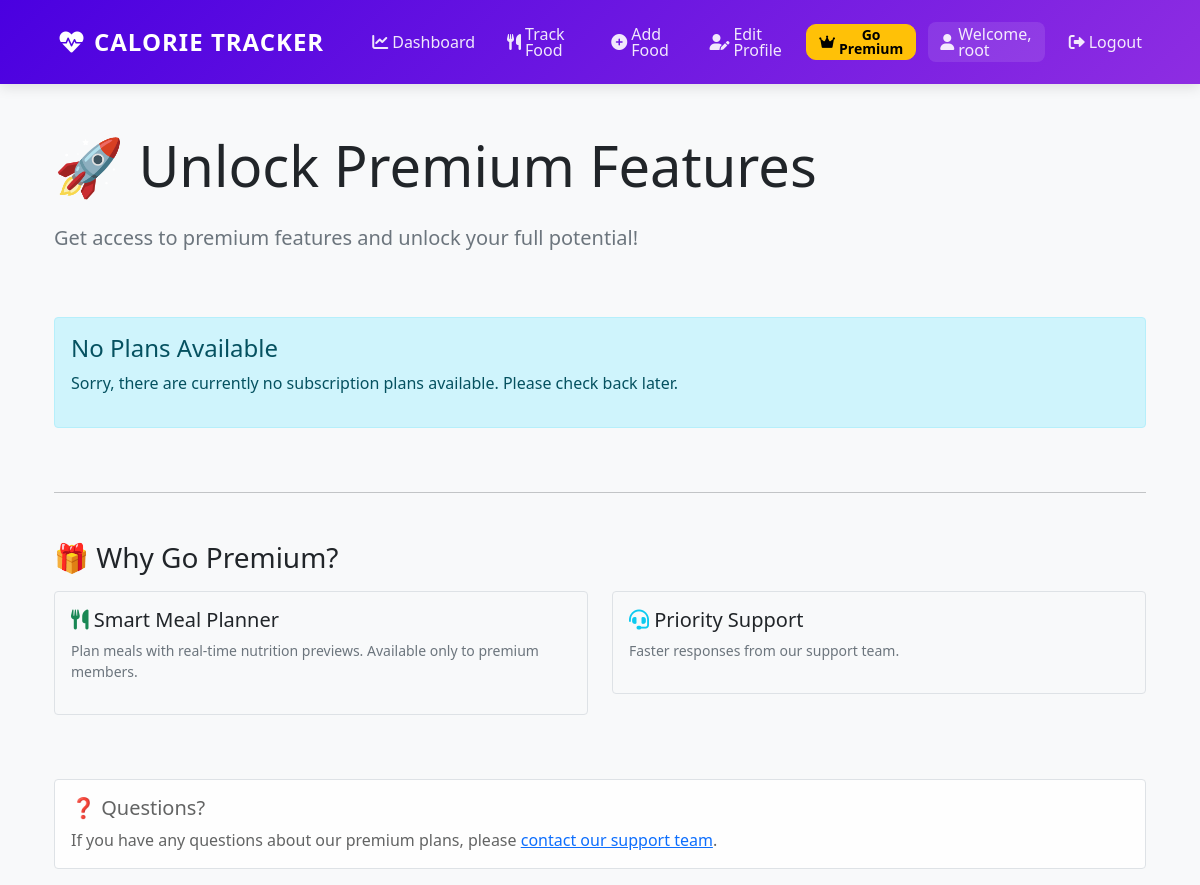
/subscription/plans/ (signed in), run on an earlier commit of the app's database.
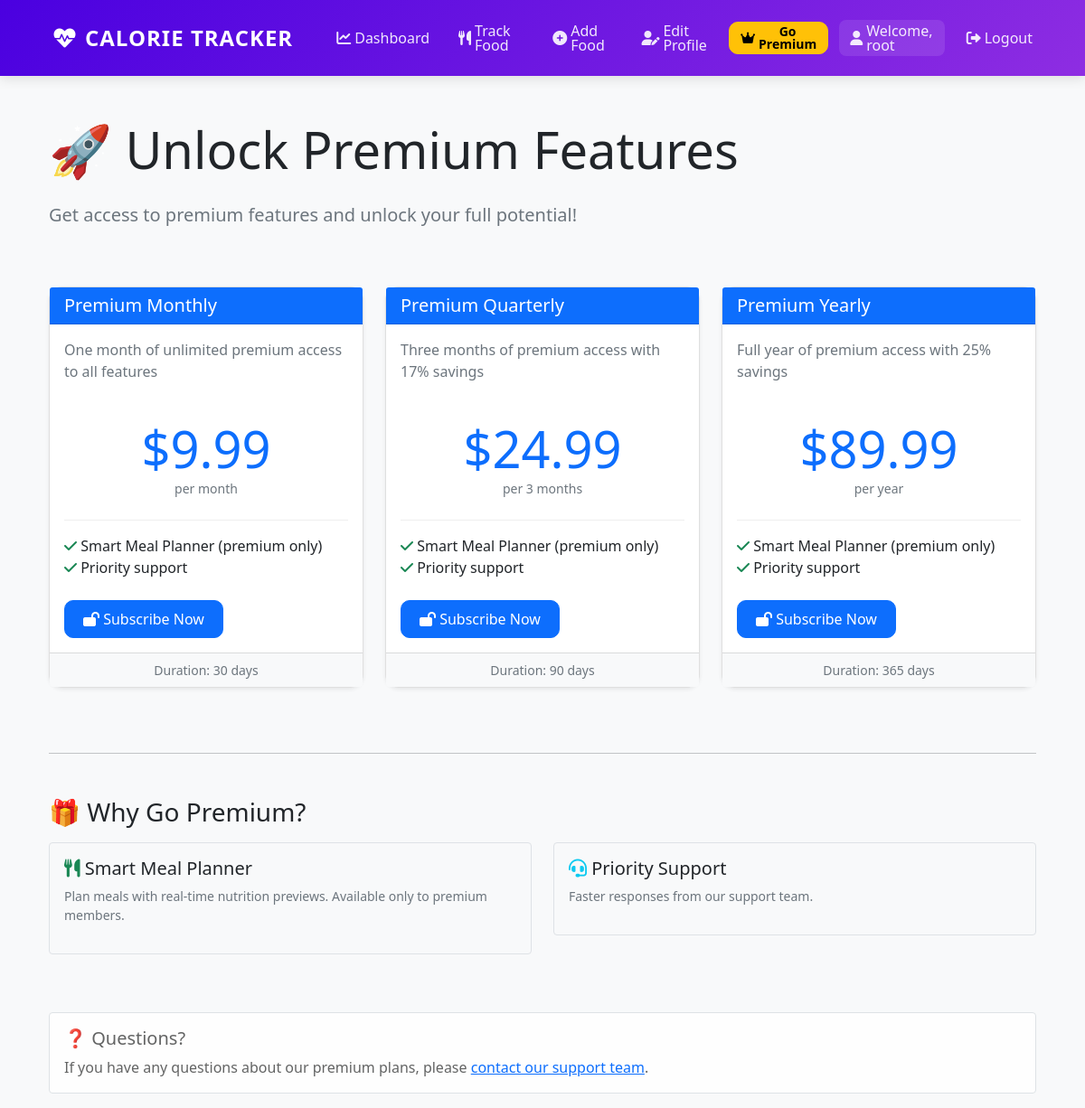
And on a later commit of the database.
### myapp/models.py (models this page shows, shortened)
class SubscriptionPlan(models.Model):
    PLAN_DURATIONS = [
        ('monthly', 'Monthly - $9.99/month'),
        ('quarterly', 'Quarterly - $24.99/3 months'),
        ('yearly', 'Yearly - $89.99/year'),
    ]
    name = models.CharField(max_length=100, unique=True)  # e.g., "Premium Monthly"
    description = models.TextField()
    duration = models.CharField(max_length=20, choices=PLAN_DURATIONS)
    price = models.DecimalField(max_digits=10, decimal_places=2)  # Price in USD
    stripe_price_id = models.CharField(max_length=255, blank=True)  # Stripe Price ID
    duration_days = models.IntegerField()  # Number of days subscription lasts
    is_active = models.BooleanField(default=True)
    created_at = models.DateTimeField(auto_now_add=True)
    updated_at = models.DateTimeField(auto_now=True)
    class Meta:
        ordering = ['duration_days', 'price']

### myapp/views.py (the view)
# urls.py: path('subscription/plans/', views.subscription_plans, name='subscription_plans'),
@login_required
def subscription_plans(request):
    plans = SubscriptionPlan.objects.filter(is_active=True).order_by('duration_days')
    user_profile = request.user.userprofile
    context = {
        'plans': plans,
        'user_premium': user_profile.is_premium_active(),
        'premium_until': user_profile.premium_until,
        'stripe_public_key': settings.STRIPE_PUBLIC_KEY,
    }
    return render(request, 'myapp/subscription_plans.html', context)

### myapp/models.py (called while the page is built)
    def is_premium_active(self):
        if self.is_premium and self.premium_until:
            return timezone.now() < self.premium_until
        return False

### myapp/templates/myapp/subscription_plans.html (shortened to what this page needs)
{% extends 'myapp/base.html' %}
{% load static %}
{% block content %}
<div class="container mt-5">
    <div class="row mb-5">
        <div class="col-md-12">
            <h1 class="display-4 mb-4">🚀 Unlock Premium Features</h1>
            {% if user_premium %}
                <div class="alert alert-success" role="alert">
                    <h4 class="alert-heading">✅ You're a Premium Member!</h4>
                    <p>Your premium subscription is active until <strong>{{ premium_until|date:"F d, Y" }}</strong></p>
                    <hr>
                    <p class="mb-0">
                        <a href="{% url 'subscription_status' %}" class="btn btn-sm btn-info">View Subscription Details</a>
                        <a href="{% url 'cancel_subscription' %}" class="btn btn-sm btn-danger">Cancel Subscription</a>
                    </p>
                </div>
            {% else %}
                <p class="lead text-muted">Get access to premium features and unlock your full potential!</p>
            {% endif %}
        </div>
    </div>
    <div class="row">
        {% for plan in plans %}
        <div class="col-md-4 mb-4">
            <div class="card h-100 shadow-sm">
                <div class="card-header bg-primary text-white">
                    <h5 class="card-title mb-0">{{ plan.name }}</h5>
                </div>
                <div class="card-body d-flex flex-column">
                    <p class="card-text text-muted">{{ plan.description }}</p>
                    <div class="pricing-section mb-3">
                        <div class="price-amount display-4 text-primary">${{ plan.price }}</div>
                        <div class="price-duration text-muted small">
                            {% if plan.duration == 'monthly' %}
                                per month
                            {% elif plan.duration == 'quarterly' %}
                                per 3 months
                            {% else %}
                                per year
                            {% endif %}
                        </div>
                    </div>
                    <ul class="list-unstyled mb-4">
                        <li><i class="fas fa-check text-success"></i> Smart Meal Planner (premium only)</li>
                        <li><i class="fas fa-check text-success"></i> Priority support</li>
                    </ul>
                    <div class="mt-auto">
                        {% if user_premium %}
                            <button class="btn btn-outline-secondary btn-block" disabled>
                                Already Premium
                            </button>
                        {% else %}
                            <form method="post" action="{% url 'create_checkout' plan.id %}" style="display: inline-block; width: 100%;">
                                <button type="submit" class="btn btn-primary btn-block">
                                    <i class="fas fa-lock-open"></i> Subscribe Now
                                </button>
                            </form>
                        {% endif %}
                    </div>
                </div>
                <div class="card-footer bg-light text-center text-muted small">
                    Duration: {{ plan.duration_days }} days
                </div>
            </div>
        </div>
        {% empty %}
        <div class="col-md-12">
            <div class="alert alert-info" role="alert">
                <h4 class="alert-heading">No Plans Available</h4>
                <p>Sorry, there are currently no subscription plans available. Please check back later.</p>
            </div>
        </div>
        {% endfor %}
    </div>
    <hr class="my-5">
    <div class="row">
        <div class="col-md-12">
            <h3>🎁 Why Go Premium?</h3>
            <div class="row mt-3">
                <div class="col-md-6 mb-3">
                    <div class="feature-box p-3 border rounded">
                        <h5><i class="fas fa-utensils text-success"></i> Smart Meal Planner</h5>
                        <p class="text-muted small">Plan meals with real-time nutrition previews. Available only to premium members.</p>
                    </div>
                </div>
                <div class="col-md-6 mb-3">
                    <div class="feature-box p-3 border rounded">
                        <h5><i class="fas fa-headset text-info"></i> Priority Support</h5>
                        <p class="text-muted small">Faster responses from our support team.</p>
                    </div>
                </div>
            </div>
        </div>
    </div>
    <div class="row mt-5">
        <div class="col-md-12">
            <div class="alert alert-light border" role="alert">
                <h5>❓ Questions?</h5>
                <p class="mb-0">If you have any questions about our premium plans, please <a href="#">contact our support team</a>.</p>
            </div>
        </div>
    </div>
</div>
{% endblock %}

### myapp/templates/myapp/base.html (shortened to what this page needs)
<!DOCTYPE html>
<html lang="en">
<head>
    <link href="https://cdn.jsdelivr.net/npm/bootstrap@5.1.3/dist/css/bootstrap.min.css" rel="stylesheet">
    <link rel="stylesheet" href="https://cdnjs.cloudflare.com/ajax/libs/font-awesome/6.0.0/css/all.min.css">
</head>
<body>
    <div class="container-fluid px-0">
        <nav class="navbar navbar-expand-lg navbar-dark">
            <div class="container">
                <a class="navbar-brand" href="{% url 'dashboard' %}">
                    <i class="fas fa-heart-pulse"></i>
                    Calorie Tracker
                </a>
                <div class="collapse navbar-collapse" id="navbarNav">
                    <ul class="navbar-nav ms-auto">
                        {% if user.is_authenticated %}
                        <li class="nav-item">
                            <a class="nav-link {% if request.path == '/' %}active{% endif %}" href="{% url 'dashboard' %}">
                                <i class="fas fa-chart-line me-1"></i> Dashboard
                            </a>
                        </li>
                        <li class="nav-item">
                            <a class="nav-link {% if request.path == '/track/' %}active{% endif %}" href="{% url 'index' %}">
                                <i class="fas fa-utensils me-1"></i> Track Food
                            </a>
                        </li>
                        <li class="nav-item">
                            <a class="nav-link" href="{% url 'add_food' %}">
                                <i class="fas fa-plus-circle me-1"></i> Add Food
                            </a>
                        </li>
                        <li class="nav-item">
                            <a class="nav-link" href="{% url 'edit_profile' %}">
                                <i class="fas fa-user-edit me-1"></i> Edit Profile
                            </a>
                        </li>
                        <li class="nav-item">
                            {% if user.userprofile.is_premium_active %}
                                <span class="nav-link" style="background: linear-gradient(135deg, #FFD700 0%, #FFA500 100%); border-radius: 20px; color: black !important; font-weight: bold;">
                                    <i class="fas fa-crown me-1"></i> Premium ✓
                                </span>
                            {% else %}
                                <a class="nav-link btn btn-warning btn-sm" href="{% url 'subscription_plans' %}" style="color: black !important; font-weight: bold;">
                                    <i class="fas fa-crown me-1"></i> Go Premium
                                </a>
                            {% endif %}
                        </li>
                        <li class="nav-item">
                            <span class="nav-link welcome-text">
                                {% if user.userprofile.profile_picture %}
                                <img src="{{ user.userprofile.profile_picture.url }}" alt="Profile" style="width: 32px; height: 32px; border-radius: 50%; object-fit: cover; margin-right: 0.5rem; border: 2px solid white;">
                                {% else %}
                                <i class="fas fa-user me-1"></i>
                                {% endif %}
                                Welcome, {{ user.get_full_name|default:user.username }}
                            </span>
                        </li>
                        <li class="nav-item">
                            <form action="{% url 'logout' %}" method="post" class="d-inline">
                                <button type="submit" class="nav-link btn btn-link" style="border: none; background: none;">
                                    <i class="fas fa-sign-out-alt me-1"></i> Logout
                                </button>
                            </form>
                        </li>
                        {% else %}
                        <li class="nav-item">
                            <a class="nav-link" href="{% url 'login' %}">
                                <i class="fas fa-sign-in-alt me-1"></i> Login
                            </a>
                        </li>
                        {% endif %}
                    </ul>
                </div>
            </div>
        </nav>
    </div>
    <div class="container">
        {% block content %}
        {% endblock %}
    </div>
</body>
</html>

### myapp/templates/myapp/base.html (style rules this page uses)
body { background-color: #f8f9fa; font-family: 'Segoe UI', Tahoma, Geneva, Verdana, sans-serif; }
.navbar { box-shadow: 0 4px 12px rgba(0,0,0,.1); background: linear-gradient(135deg, #4A00E0 0%, #8E2DE2 100%); padding: 1rem 0; margin-bottom: 2rem; }
.navbar-brand { font-size: 1.5rem; font-weight: 600; padding: 0.5rem 1rem; color: white !important; text-transform: uppercase; letter-spacing: 1px; }
.navbar-brand i { margin-right: 0.5rem; }
.nav-link { color: rgba(255,255,255,0.9) !important; font-weight: 500; padding: 0.5rem 1rem !important; margin: 0 0.25rem; border-radius: 8px; transition: all 0.3s ease; }
.navbar .navbar-nav { align-items: center; }
.navbar-brand, .navbar-nav .nav-link, .navbar-nav .nav-item .welcome-text { display: flex; align-items: center; }
.navbar-nav .nav-link { padding: 0.35rem 0.75rem !important; height: 40px; line-height: 1; }
.navbar-nav .nav-item { display: flex; align-items: center; }
.navbar .btn, .navbar .btn-sm { padding: 0.25rem 0.6rem; height: 36px; display: inline-flex; align-items: center; justify-content: center; }
.welcome-text { background: rgba(255,255,255,0.1); padding: 0.5rem 1rem; border-radius: 8px; margin: 0 0.5rem; }
.card { border-radius: 15px; box-shadow: 0 4px 6px rgba(0,0,0,.1); transition: transform 0.2s; }
.btn { border-radius: 10px; padding: 8px 20px; font-weight: 500; transition: all 0.3s; }

### myapp/templates/myapp/subscription_plans.html (style rules this page uses)
.pricing-section { text-align: center; padding: 1.5rem 0; border-bottom: 1px solid #eee; }
.feature-box { transition: all 0.3s ease; }
.card { transition: all 0.3s ease; }

What changed in the data, as far as the page shows it:
added SubscriptionPlan: name "Premium Monthly", description "One month of unlimited premium access to all features", price "9.99", duration "per month", duration_days "30"
added SubscriptionPlan: name "Premium Quarterly", description "Three months of premium access with 17% savings", price "24.99", duration "per 3 months", duration_days "90"
added SubscriptionPlan: name "Premium Yearly", description "Full year of premium access with 25% savings", price "89.99", duration "per year", duration_days "365"
Also different on the page:
text no longer shown: "No Plans Available Sorry, there are currently no subscription plans available. Please check back later."
